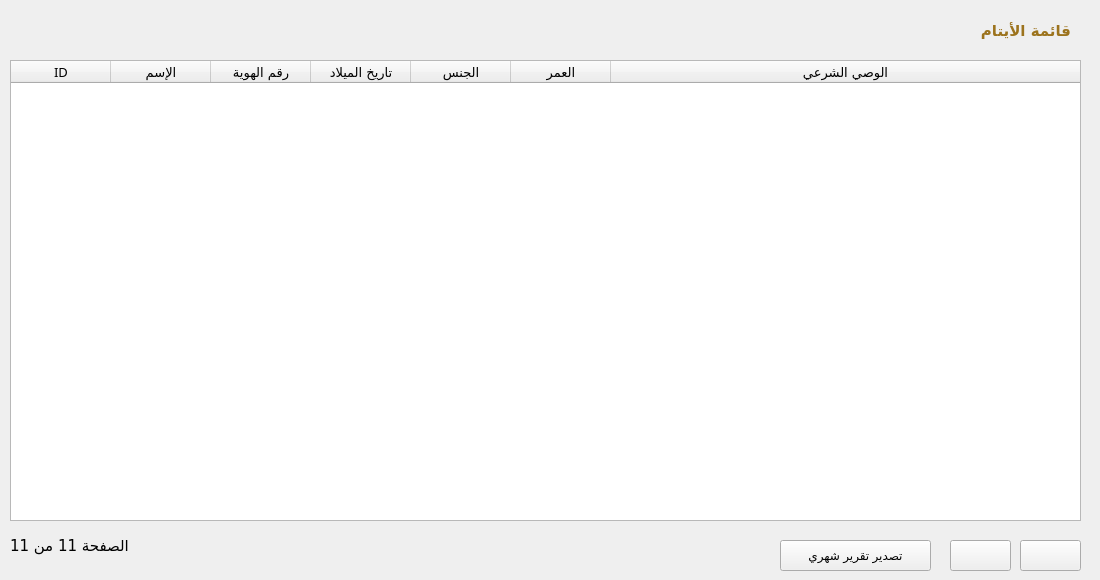
    <widget class="QWidget" name="tab_4">
     <attribute name="title">
      <string>الأيتام</string>
     </attribute>
     <widget class="QPushButton" name="orphans_monthly_report">
      <property name="geometry">
       <rect>
        <x>780</x>
        <y>540</y>
        <width>151</width>
        <height>31</height>
       </rect>
      </property>
      <property name="text">
       <string>تصدير تقرير شهري</string>
      </property>
      <property name="icon">
       <iconset>
        <normaloff>../assets/icons/ic_fluent_arrow_export_up_24_filled.svg</normaloff>../assets/icons/ic_fluent_arrow_export_up_24_filled.svg</iconset>
      </property>
      <property name="class" stdset="0">
       <string>btn btn-primary</string>
      </property>
     </widget>
     <widget class="QWidget" name="widget_47" native="true">
      <property name="geometry">
       <rect>
        <x>0</x>
        <y>10</y>
        <width>1091</width>
        <height>521</height>
       </rect>
      </property>
      <property name="styleSheet">
       <string notr="true"/>
      </property>
      <property name="class" stdset="0">
       <string>Card</string>
      </property>
      <widget class="QWidget" name="widget_48" native="true">
       <property name="geometry">
        <rect>
         <x>0</x>
         <y>0</y>
         <width>1091</width>
         <height>41</height>
        </rect>
       </property>
       <property name="class" stdset="0">
        <string>bg-pink-gold box-top-radius</string>
       </property>
       <widget class="QLabel" name="label_119">
        <property name="geometry">
         <rect>
          <x>850</x>
          <y>0</y>
          <width>221</width>
          <height>41</height>
         </rect>
        </property>
        <property name="font">
         <font>
          <family>Cairo</family>
          <pointsize>11</pointsize>
          <bold>true</bold>
         </font>
        </property>
        <property name="styleSheet">
         <string notr="true">color: #9c731d;</string>
        </property>
        <property name="text">
         <string>قائمة الأيتام</string>
        </property>
       </widget>
      </widget>
      <widget class="QTableWidget" name="orphans_table">
       <property name="geometry">
        <rect>
         <x>10</x>
         <y>50</y>
         <width>1071</width>
         <height>461</height>
        </rect>
       </property>
       <property name="sizeIncrement">
        <size>
         <width>0</width>
         <height>0</height>
        </size>
       </property>
       <property name="baseSize">
        <size>
         <width>0</width>
         <height>0</height>
        </size>
       </property>
       <property name="font">
        <font>
         <family>Cairo</family>
         <pointsize>10</pointsize>
        </font>
       </property>
       <property name="editTriggers">
        <set>QAbstractItemView::NoEditTriggers</set>
       </property>
       <attribute name="horizontalHeaderVisible">
        <bool>true</bool>
       </attribute>
       <attribute name="horizontalHeaderCascadingSectionResizes">
        <bool>false</bool>
       </attribute>
       <attribute name="horizontalHeaderHighlightSections">
        <bool>true</bool>
       </attribute>
       <attribute name="horizontalHeaderShowSortIndicator" stdset="0">
        <bool>false</bool>
       </attribute>
       <attribute name="horizontalHeaderStretchLastSection">
        <bool>true</bool>
       </attribute>
       <attribute name="verticalHeaderVisible">
        <bool>false</bool>
       </attribute>
       <attribute name="verticalHeaderCascadingSectionResizes">
        <bool>false</bool>
       </attribute>
       <attribute name="verticalHeaderHighlightSections">
        <bool>true</bool>
       </attribute>
       <attribute name="verticalHeaderShowSortIndicator" stdset="0">
        <bool>false</bool>
       </attribute>
       <attribute name="verticalHeaderStretchLastSection">
        <bool>false</bool>
       </attribute>
       <column>
        <property name="text">
         <string>ID</string>
        </property>
       </column>
       <column>
        <property name="text">
         <string>الإسم</string>
        </property>
       </column>
       <column>
        <property name="text">
         <string>رقم الهوية</string>
        </property>
       </column>
       <column>
        <property name="text">
         <string>تاريخ الميلاد</string>
        </property>
       </column>
       <column>
        <property name="text">
         <string>الجنس</string>
        </property>
       </column>
       <column>
        <property name="text">
         <string>العمر</string>
        </property>
       </column>
       <column>
        <property name="text">
         <string>الوصي الشرعي</string>
        </property>
       </column>
      </widget>
     </widget>
     <widget class="QPushButton" name="prev_btn_3">
      <property name="geometry">
       <rect>
        <x>1020</x>
        <y>540</y>
        <width>61</width>
        <height>31</height>
       </rect>
      </property>
      <property name="text">
       <string/>
      </property>
      <property name="icon">
       <iconset>
        <normaloff>../assets/icons/ic_fluent_arrow_right_24_filled.svg</normaloff>../assets/icons/ic_fluent_arrow_right_24_filled.svg</iconset>
      </property>
      <property name="class" stdset="0">
       <string>btn btn-gold</string>
      </property>
     </widget>
     <widget class="QPushButton" name="next_btn_3">
      <property name="geometry">
       <rect>
        <x>950</x>
        <y>540</y>
        <width>61</width>
        <height>31</height>
       </rect>
      </property>
      <property name="text">
       <string/>
      </property>
      <property name="icon">
       <iconset>
        <normaloff>../assets/icons/ic_fluent_arrow_left_24_filled.svg</normaloff>../assets/icons/ic_fluent_arrow_left_24_filled.svg</iconset>
      </property>
      <property name="class" stdset="0">
       <string>btn btn-gold</string>
      </property>
     </widget>
     <widget class="QLabel" name="pagination_label_3">
      <property name="geometry">
       <rect>
        <x>10</x>
        <y>530</y>
        <width>151</width>
        <height>31</height>
       </rect>
      </property>
      <property name="font">
       <font>
        <family>Cairo</family>
        <pointsize>11</pointsize>
       </font>
      </property>
      <property name="text">
       <string>الصفحة 11 من 11</string>
      </property>
      <property name="alignment">
       <set>Qt::AlignRight|Qt::AlignTrailing|Qt::AlignVCenter</set>
      </property>
     </widget>
    </widget>
